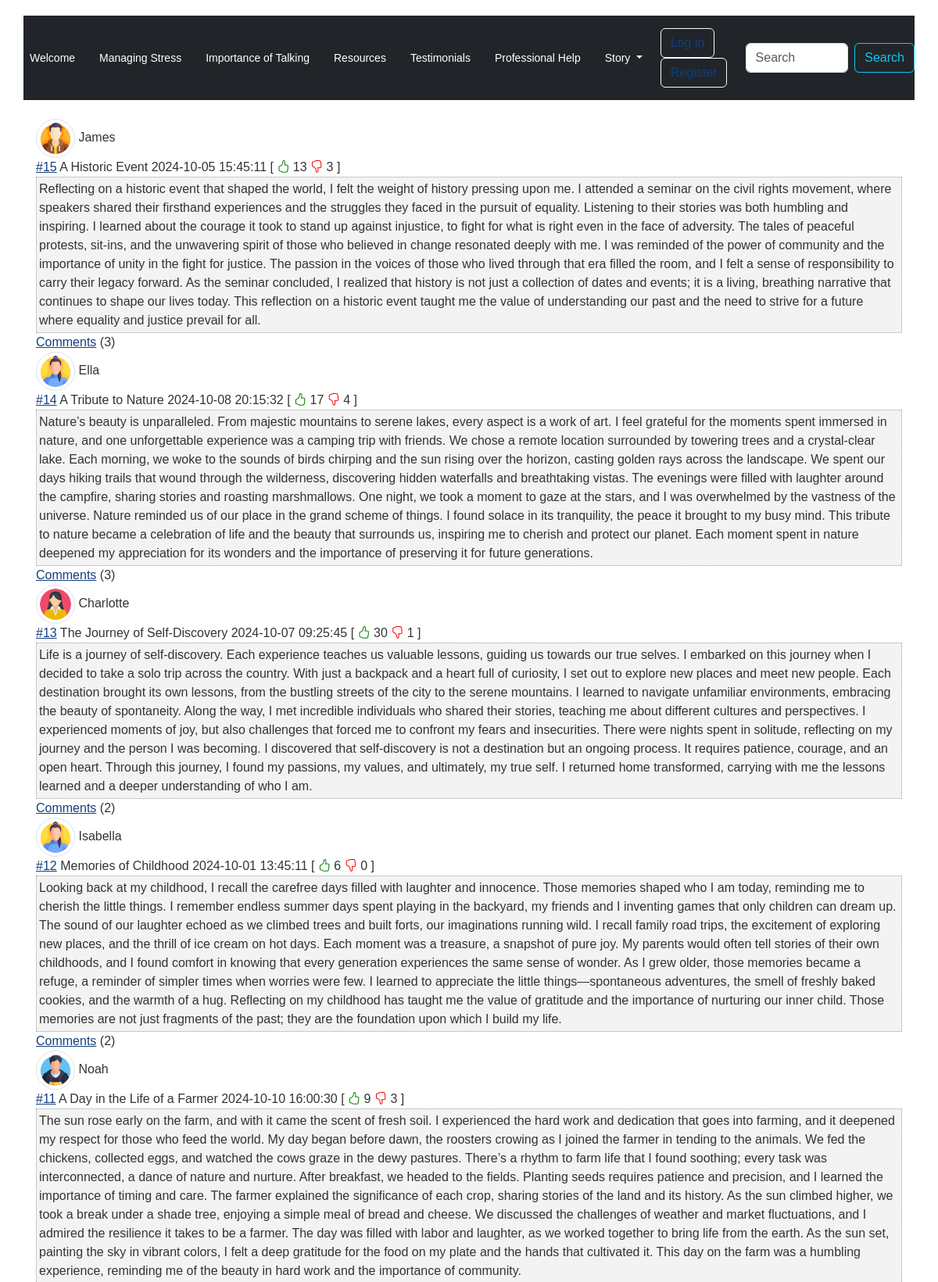
The app's page /new/page/2 (upper part) with its own data.
### models.py (models this page shows)
class Story(db.Model):
    __tablename__ = 'stories'
    id = db.Column(db.Integer, primary_key=True)
    title = db.Column(db.String(100), nullable=False)
    content = db.Column(db.Text, nullable=False)
    user_id = db.Column(db.Integer, db.ForeignKey('users.id'), nullable=False)
    datetime = db.Column(db.DateTime, default=datetime.utcnow)
    likes = db.Column(db.Integer, default=0)  # Add likes attribute
    dislikes = db.Column(db.Integer, default=0)  # Add dislikes attribute
    story_actions = db.relationship('UserAction', backref='acted_on_story', lazy=True, cascade="all, delete-orphan")

class User(db.Model):
    __tablename__ = 'users'
    id = db.Column(db.Integer, primary_key=True)
    username = db.Column(db.String(20), unique=True, nullable=False)
    email = db.Column(db.String(120), unique=True, nullable=False)
    password = db.Column(db.String(60), nullable=False)
    profile_picture_url = db.Column(db.String(200), nullable=True)  # New field
    stories = db.relationship('Story', backref='author', lazy=True)
    comments = db.relationship('Comment', backref='author', lazy=True)
    actions = db.relationship('UserAction', backref='user', lazy=True)

### app.py (the view)
@app.route("/new", defaults={'page': 1})
@app.route('/new/page/<int:page>')
def new(page):
    if page <= 0:
        return render_template("404.html")
    row = PER_PAGE * (page - 1)
    stories_count = Story.query.count()
    stories = Story.query.order_by(Story.id.desc()).offset(row).limit(PER_PAGE).all()
    if not stories and page != 1:
        return render_template("404.html")
    for story in stories:
        get_coms_count(story)
    pag = pagination.Pagination(page, PER_PAGE, stories_count)
    pages_count = get_pages_count(stories_count)
    user = current_user if current_user.is_authenticated else None
    return render_template("new.html", pagination=pag, stories=stories, pages_count=pages_count, current_page=page, from_where="new", user=user)

### functions.py (called while the page is built)
def get_coms_count(story):
    comments = Comment.query.filter_by(story_id=story.id).all()
    story.comments = comments  # Update the story object with the comments
    story.comments_count = len(comments)  # Optionally, store the count

def get_pages_count(stories_count):
    if stories_count > 10:
        if stories_count % 10 == 0:
            count = int(stories_count / 10)
        else:
            count = int(stories_count // 10 + 1)
    else:
        count = 1
    return count

### templates/new.html (shortened to what this page needs)
{% extends "base.html" %}
{% block body %}
<div class="view-content">
    {% for story in stories %}
        <div class="post cit_395664">
            <div class="user-info">
                {% if story.author.profile_picture_url %}
                    <img src="{{ url_for('static', filename=story.author.profile_picture_url) }}" alt="User Avatar" class="img-thumbnail">
                {% else %}
                    <img src="{{ url_for('static', filename='default_avatar.png') }}" alt="User Avatar" class="img-thumbnail">
                {% endif %}
                <span>{{ story.author.username }}</span>
            </div>
            <span class="number"><a href="/post/{{ story.id }}">#{{ story.id }}</a></span>
            <span class="title">{{ story.title }}</span>
            <span class="time">{{ story.datetime }}</span>
            <span class="post_id">
                [
                <span class="votes">
                    <i class="bi bi-hand-thumbs-up like-button" data-id="{{ story.id }}" data-type="story" aria-label="Like"></i>
                </span>
                <span class="rating" id="like-count-{{ story.id }}">{{ story.likes }}</span>
                <span class="votes">
                    <i class="bi bi-hand-thumbs-down dislike-button" data-id="{{ story.id }}" data-type="story" aria-label="Dislike"></i>
                </span>
                <span class="rating" id="dislike-count-{{ story.id }}">{{ story.dislikes }}</span>
                ]
            </span>
            <div class="content">{{ story.content }}</div>
            <span><a href="#" class="toggle-comments" data-id="{{ story.id }}">Comments</a> ({{ story.comments|length }})</span>
        </div>
    {% endfor %}
</div>
{% endblock %}

### static/style.css (style rules this page uses)
a, input, textarea { outline: 0 none; }
a:link, a:active { color: #123D7F; }
body { background-attachment: fixed; background-image: url("/static/background.jpg"); background-size: cover; background-position: center; font-family: Arial, sans-serif; font-size: 16px; color: #333; background-color: #fff; padding: 20px; }
.post .content { background-color: #f3f3f3; border: 1px dotted #a0a0a0; font-size: 100%; padding: 3px; }
.like-button { color: green; cursor: pointer; }
.dislike-button { color: red; cursor: pointer; }
.user-info img { width: 50px; height: 50px; border-radius: 50%; }

### records on screen
Story: profile_picture_url (picture), author.username "James", id "15", title "A Historic Event", datetime "2024-10-05 15:45:11", likes "13", dislikes "3", content "Reflecting on a historic event that shaped the world, I felt the weight of history pressing upon me. I attended a seminar on the civil rights movement, where speakers shared their firsthand experiences and the struggles they faced in the pursuit of equality. Listening to their stories was both humbling and inspiring. I learned about the courage it took to stand up against injustice, to fight for what is right even in the face of adversity. The tales of peaceful protests, sit-ins, and the unwavering spirit of those who believed in change resonated deeply with me. I was reminded of the power of community and the importance of unity in the fight for justice. The passion in the voices of those…", comments|length "3"
Story: profile_picture_url (picture), author.username "Ella", id "14", title "A Tribute to Nature", datetime "2024-10-08 20:15:32", likes "17", dislikes "4", content "Nature’s beauty is unparalleled. From majestic mountains to serene lakes, every aspect is a work of art. I feel grateful for the moments spent immersed in nature, and one unforgettable experience was a camping trip with friends. We chose a remote location surrounded by towering trees and a crystal-clear lake. Each morning, we woke to the sounds of birds chirping and the sun rising over the horizon, casting golden rays across the landscape. We spent our days hiking trails that wound through the wilderness, discovering hidden waterfalls and breathtaking vistas. The evenings were filled with laughter around the campfire, sharing stories and roasting marshmallows. One night, we took a moment to…", comments|length "3"
Story: profile_picture_url (picture), author.username "Charlotte", id "13", title "The Journey of Self-Discovery", datetime "2024-10-07 09:25:45", likes "30", dislikes "1", content "Life is a journey of self-discovery. Each experience teaches us valuable lessons, guiding us towards our true selves. I embarked on this journey when I decided to take a solo trip across the country. With just a backpack and a heart full of curiosity, I set out to explore new places and meet new people. Each destination brought its own lessons, from the bustling streets of the city to the serene mountains. I learned to navigate unfamiliar environments, embracing the beauty of spontaneity. Along the way, I met incredible individuals who shared their stories, teaching me about different cultures and perspectives. I experienced moments of joy, but also challenges that forced me to confront my…", comments|length "2"
Story: profile_picture_url (picture), author.username "Isabella", id "12", title "Memories of Childhood", datetime "2024-10-01 13:45:11", likes "6", dislikes "0", content "Looking back at my childhood, I recall the carefree days filled with laughter and innocence. Those memories shaped who I am today, reminding me to cherish the little things. I remember endless summer days spent playing in the backyard, my friends and I inventing games that only children can dream up. The sound of our laughter echoed as we climbed trees and built forts, our imaginations running wild. I recall family road trips, the excitement of exploring new places, and the thrill of ice cream on hot days. Each moment was a treasure, a snapshot of pure joy. My parents would often tell stories of their own childhoods, and I found comfort in knowing that every generation experiences the same…", comments|length "2"
Story: profile_picture_url (picture), author.username "Noah", id "11", title "A Day in the Life of a Farmer", datetime "2024-10-10 16:00:30", likes "9", dislikes "3", content "The sun rose early on the farm, and with it came the scent of fresh soil. I experienced the hard work and dedication that goes into farming, and it deepened my respect for those who feed the world. My day began before dawn, the roosters crowing as I joined the farmer in tending to the animals. We fed the chickens, collected eggs, and watched the cows graze in the dewy pastures. There’s a rhythm to farm life that I found soothing; every task was interconnected, a dance of nature and nurture. After breakfast, we headed to the fields. Planting seeds requires patience and precision, and I learned the importance of timing and care. The farmer explained the significance of each crop, sharing…"
